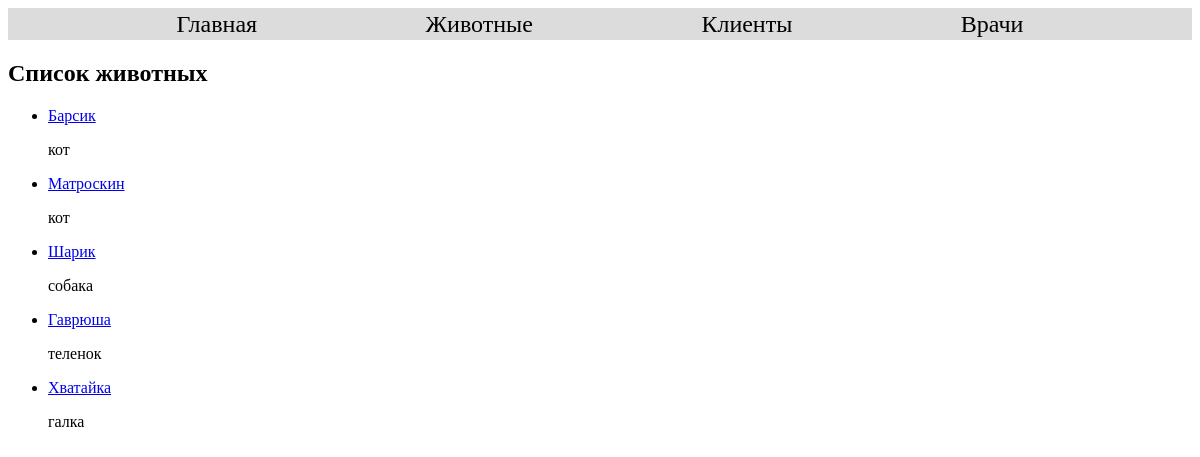
/animals/, run on the app's committed database.
### catalog/models.py (models this page shows, shortened)
class Animal(models.Model):
    name = models.CharField(max_length=100,verbose_name='Имя')
    breed = models.CharField(max_length=100, verbose_name='Порода')
    def get_absolute_url(self): # Получает URL страницы объекта
        return reverse('animal-detail',args=[self.id, self.name])

### catalog/views.py (the view)
# urls.py: path('animals/', views.AnimalListView.as_view(), name='animal-list'),
class AnimalListView(generic.ListView):
    model = Animal
    template_name = 'catalogs/animal_list.html'

### templates/catalogs/animal_list.html
{% extends 'index.html' %}
{% block content %}
    <h2>Список животных</h2>
    <ul>
        {% for animal in animal_list %}
        <li>
            <a href="{{ animal.get_absolute_url }}">{{ animal.name }}</a>
            <p>{{ animal.breed }}</p>
        </li>
        {% endfor %}
    </ul>
{% endblock content %}

### templates/index.html (shortened to what this page needs)
<!DOCTYPE html>
{% load static %}
<html lang="en">
<head>
    <link rel="stylesheet" href="{% static 'css/main.css' %}">
</head>
<body>
{% block menu %}
    <div class="menu">
        <a href="{% url 'home' %}">Главная</a>
        <a href="{% url 'animal-list' %}">Животные</a>
        <a href="">Клиенты</a>
        <a href="">Врачи</a>
    </div>
{% endblock menu %}
{% block content %}{% endblock content %}
</body>
</html>

### catalog/static/css/main.css (style rules this page uses)
.menu { display: flex; flex-direction: row; justify-content: space-evenly; background-color: gainsboro; line-height: 2em; }
.menu a { text-decoration: none; color: black; font-size: 1.5em; }

### data on the page
Animal: name "Барсик", breed "кот"
Animal: name "Матроскин", breed "кот"
Animal: name "Шарик", breed "собака"
Animal: name "Гаврюша", breed "теленок"
Animal: name "Хватайка", breed "галка"
